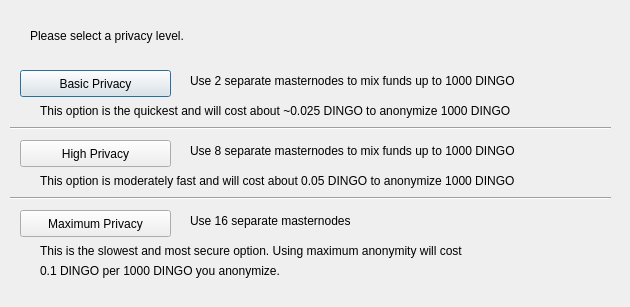
<?xml version="1.0" encoding="UTF-8"?>
<ui version="4.0">
 <class>DarksendConfig</class>
 <widget class="QDialog" name="DarksendConfig">
  <property name="geometry">
   <rect>
    <x>0</x>
    <y>0</y>
    <width>630</width>
    <height>307</height>
   </rect>
  </property>
  <property name="windowTitle">
   <string>Configure Darksend</string>
  </property>
  <widget class="QPushButton" name="buttonBasic">
   <property name="geometry">
    <rect>
     <x>20</x>
     <y>70</y>
     <width>151</width>
     <height>27</height>
    </rect>
   </property>
   <property name="text">
    <string>Basic Privacy</string>
   </property>
  </widget>
  <widget class="QPushButton" name="buttonHigh">
   <property name="geometry">
    <rect>
     <x>20</x>
     <y>140</y>
     <width>151</width>
     <height>27</height>
    </rect>
   </property>
   <property name="text">
    <string>High Privacy</string>
   </property>
  </widget>
  <widget class="QPushButton" name="buttonMax">
   <property name="geometry">
    <rect>
     <x>20</x>
     <y>210</y>
     <width>151</width>
     <height>27</height>
    </rect>
   </property>
   <property name="text">
    <string>Maximum Privacy</string>
   </property>
  </widget>
  <widget class="QLabel" name="label">
   <property name="geometry">
    <rect>
     <x>30</x>
     <y>20</y>
     <width>571</width>
     <height>31</height>
    </rect>
   </property>
   <property name="text">
    <string>Please select a privacy level.</string>
   </property>
  </widget>
  <widget class="QLabel" name="label_2">
   <property name="geometry">
    <rect>
     <x>190</x>
     <y>70</y>
     <width>421</width>
     <height>21</height>
    </rect>
   </property>
   <property name="text">
    <string>Use 2 separate masternodes to mix funds up to 1000 DINGO</string>
   </property>
  </widget>
  <widget class="QLabel" name="label_3">
   <property name="geometry">
    <rect>
     <x>190</x>
     <y>140</y>
     <width>411</width>
     <height>21</height>
    </rect>
   </property>
   <property name="text">
    <string>Use 8 separate masternodes to mix funds up to 1000 DINGO</string>
   </property>
  </widget>
  <widget class="QLabel" name="label_4">
   <property name="geometry">
    <rect>
     <x>190</x>
     <y>210</y>
     <width>421</width>
     <height>21</height>
    </rect>
   </property>
   <property name="text">
    <string>Use 16 separate masternodes</string>
   </property>
  </widget>
  <widget class="QLabel" name="label_6">
   <property name="geometry">
    <rect>
     <x>40</x>
     <y>100</y>
     <width>561</width>
     <height>21</height>
    </rect>
   </property>
   <property name="text">
    <string>This option is the quickest and will cost about ~0.025 DINGO to anonymize 1000 DINGO</string>
   </property>
  </widget>
  <widget class="QLabel" name="label_7">
   <property name="geometry">
    <rect>
     <x>40</x>
     <y>170</y>
     <width>561</width>
     <height>21</height>
    </rect>
   </property>
   <property name="text">
    <string>This option is moderately fast and will cost about 0.05 DINGO to anonymize 1000 DINGO</string>
   </property>
  </widget>
  <widget class="QLabel" name="label_8">
   <property name="geometry">
    <rect>
     <x>40</x>
     <y>240</y>
     <width>561</width>
     <height>21</height>
    </rect>
   </property>
   <property name="text">
    <string>This is the slowest and most secure option. Using maximum anonymity will cost</string>
   </property>
  </widget>
  <widget class="QLabel" name="label_9">
   <property name="geometry">
    <rect>
     <x>40</x>
     <y>260</y>
     <width>561</width>
     <height>21</height>
    </rect>
   </property>
   <property name="text">
    <string>0.1 DINGO per 1000 DINGO you anonymize.</string>
   </property>
  </widget>
  <widget class="Line" name="line">
   <property name="geometry">
    <rect>
     <x>10</x>
     <y>120</y>
     <width>601</width>
     <height>16</height>
    </rect>
   </property>
   <property name="orientation">
    <enum>Qt::Horizontal</enum>
   </property>
  </widget>
  <widget class="Line" name="line_2">
   <property name="geometry">
    <rect>
     <x>10</x>
     <y>190</y>
     <width>601</width>
     <height>16</height>
    </rect>
   </property>
   <property name="orientation">
    <enum>Qt::Horizontal</enum>
   </property>
  </widget>
 </widget>
 <resources/>
 <connections/>
</ui>
